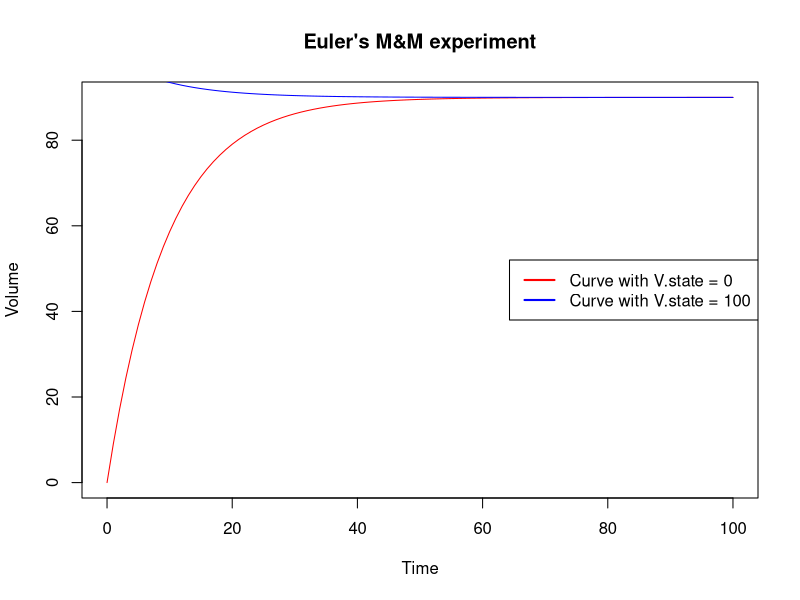
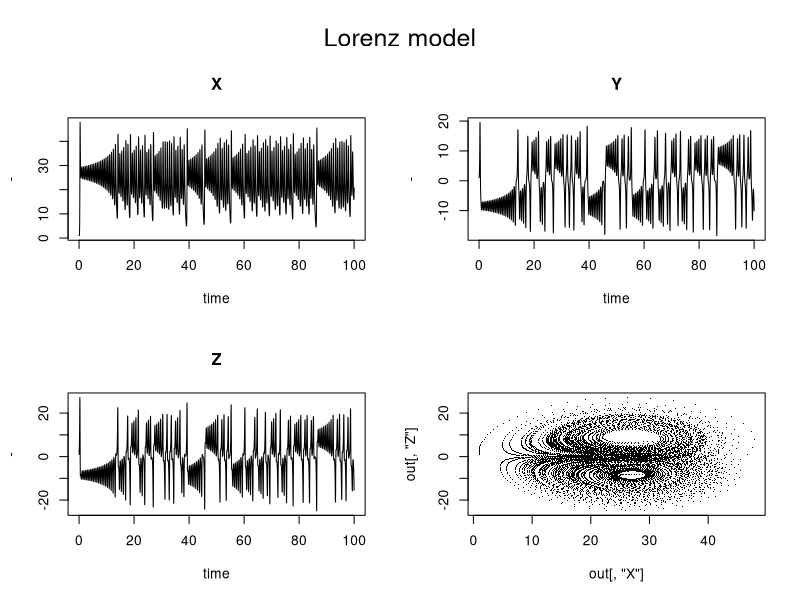
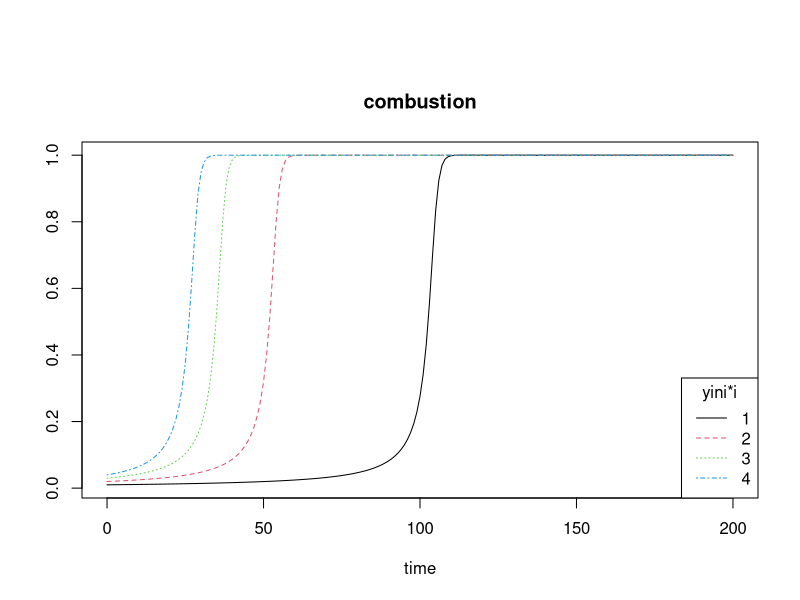
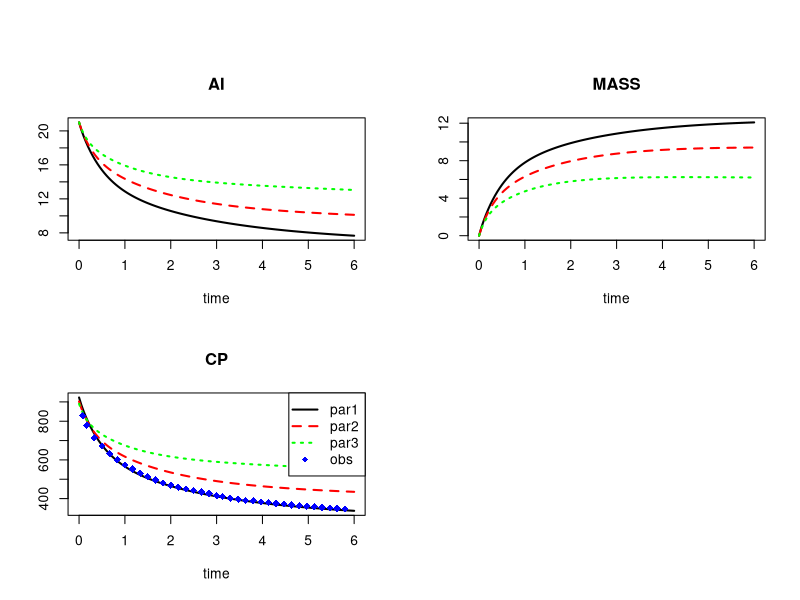
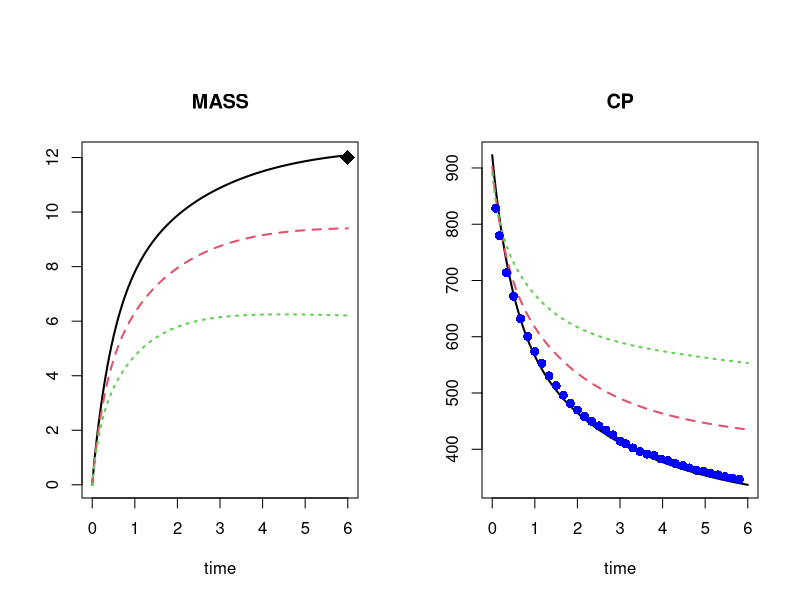
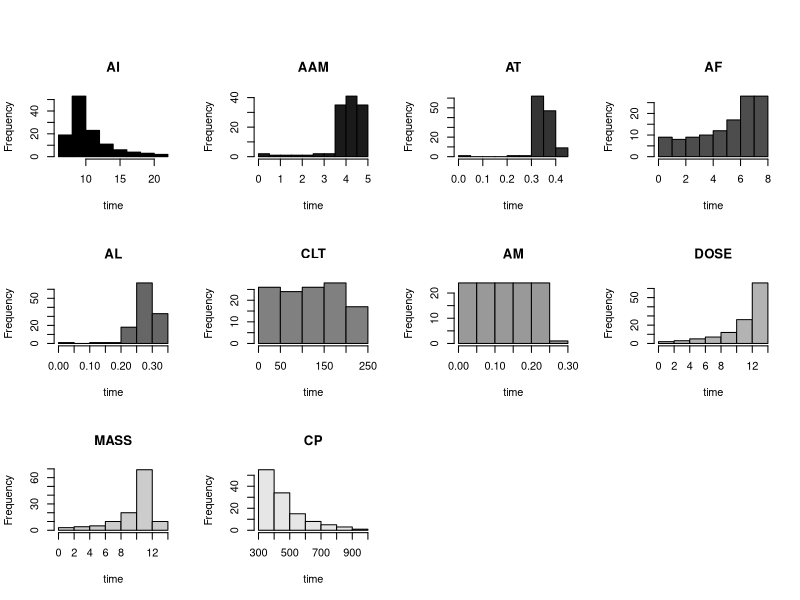

The R source for these figures, in order:
## ---- chunk 1
knitr::opts_chunk$set(echo = TRUE)
## ---- chunk 2
# loading in deSolve 
library(deSolve)
## ---- chunk 3
# setting parameters for the add volume and percentage_volume
parameters <- c(addVolume = 10, pV = 0.1)
## ---- chunk 4

volume <- function(t,y,parms){
with(as.list(c(parms)),{
# define model met correctie
dY <- addVolume - pV * (y+addVolume)
# define model zonder correctie
#dY <- addVolume - pV * (y)
return(list(c(dY)))
}
)
}
## ---- chunk 5
#initial state
state <- c(Volume = 0)
## ---- chunk 6
#define time sequence you want to run the model
times <- seq(0, 100, by = 1)
## ---- chunk 7
# run simulation using continuous approach
out <- ode(times = times, y = state,
parms = parameters, func = volume, method = "euler")
## ---- chunk 8
# visualise data
head(out)
plot(out, main = "Euler's M&M experiment",
     xlab = "Time", ylab = "Volume",
     col = "red")
# plotting the function at volume=100 as initial state with lines function
# this shows in the main curve plot where equilibrium reaches.
lines(ode(times = times, y = c(Volume= 100),
parms = parameters, func = volume, method = "euler"), col = "blue")
legend("right", legend= c("Curve with V.state = 0", "Curve with V.state = 100"),
       col = c("red", "blue"), lwd = 2)
## ---- chunk 9
parameters <- c(a = -8/3, b = -10, c = 28)
# initiele waarde
state <- c(X = 1, Y = 1, Z = 1)
## ---- chunk 10
Lorenz<-function(t, state, parameters) {
 with(as.list(c(state, parameters)),{
   # rate of change
   dX <- a*X + Y*Z
   dY <- b * (Y-Z)
   dZ <- -X*Y + c*Y - Z
  
   # return the rate of change
   list(c(dX, dY, dZ))
   }) # end with(as.list ...
   }
## ---- chunk 11
# Time units zero to one hundred
times <- seq(0, 100, by = 0.01)
## ---- chunk 12
# loading in deSolve 
library(deSolve)
out <- ode(y = state, times = times, func = Lorenz, parms = parameters)
## ---- chunk 13
head(out)
par(oma = c(0, 0, 3, 0))
plot(out, xlab = "time", ylab = "-")
plot(out[, "X"], out[, "Z"], pch = ".")
mtext(outer = TRUE, side = 3, "Lorenz model", cex = 1.5)
## ---- chunk 14
library(deSolve)
combustion <- function (t, y, parms)
  
list(y^2 * (1-y) )
yini <- 0.01
times <- 0 : 200

out <- ode(times = times, y = yini, parms = 0, func = combustion)
out2 <- ode(times = times, y = yini*2, parms = 0, func = combustion)
out3 <- ode(times = times, y = yini*3, parms = 0, func = combustion)
out4 <- ode(times = times, y = yini*4, parms = 0, func = combustion)
## ---- chunk 15

# The different scenarios are plotted at once, and a suitable legend is written.
plot(out, out2, out3, out4, main = "combustion")
legend("bottomright", lty = 1:4, col = 1:4, legend = 1:4, title = "yini*i")
## ---- chunk 16
# data set
head(ccl4data)
## ---- chunk 17
# data of animal A
obs <- subset (ccl4data, animal == "A", c(time, ChamberConc))
names(obs) <- c("time", "CP")
head(obs)
## ---- chunk 18
# output written to matrices from out, out2 and out3
parms <- c(0.182, 4.0, 4.0, 0.08, 0.04, 0.74, 0.05, 0.15, 0.32, 16.17,
   281.48, 13.3, 16.17, 5.487, 153.8, 0.04321671,
   0.40272550, 951.46, 0.02, 1.0, 3.80000000)
   yini <- c(AI = 21, AAM = 0, AT = 0, AF = 0, AL = 0, CLT = 0, AM = 0)
   out <- ccl4model(times = seq(0, 6, by = 0.05), y = yini, parms = parms)
   par2 <- parms
   par2[1] <- 0.1
   out2 <- ccl4model(times = seq(0, 6, by = 0.05), y = yini, parms = par2)
   par3 <- parms
   par3[1] <- 0.05
   out3 <- ccl4model(times = seq(0, 6, by = 0.05), y = yini, parms = par3)
## ---- chunk 19
plot(out, out2, out3, which = c("AI", "MASS", "CP"),
   col = c("black", "red", "green"), lwd = 2,
   obs = obs, obspar = list(pch = 18, col = "blue", cex = 1.2))
   legend("topright", lty = c(1,2,3,NA), pch = c(NA, NA, NA, 18),
   col = c("black", "red", "green", "blue"), lwd = 2,
   legend = c("par1", "par2", "par3", "obs"))
## ---- chunk 20
# assumption that the total mass has been measured at day 6's end
obs2 <- data.frame(time = 6, MASS = 12)
obs2
## ---- chunk 21
# plot with obs2
plot(out, out2, out3, lwd = 2,
 obs = list(obs, obs2),
 obspar = list(pch = c(16, 18), col = c("blue", "black"),
 cex = c(1.2 , 2)))

## ---- chunk 22
hist(out, col = grey(seq(0, 1, by = 0.1)), mfrow = c(3, 4))
